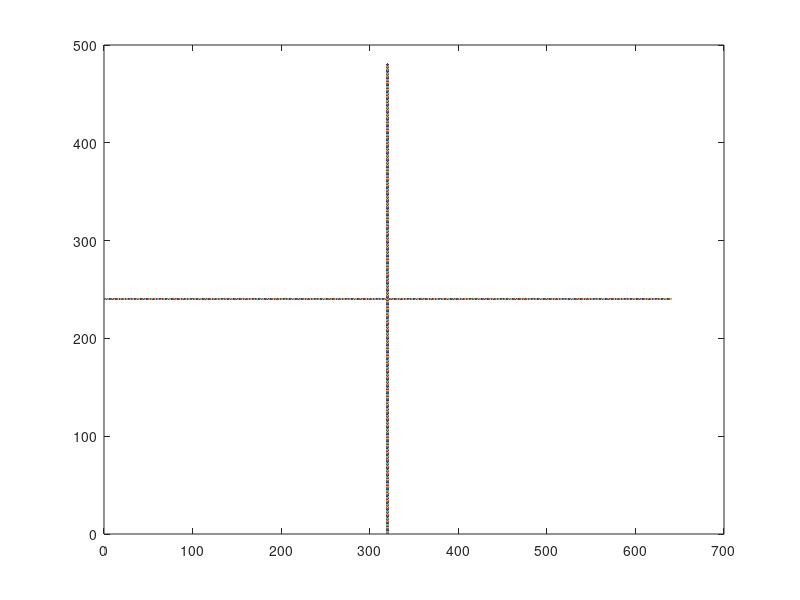

The MATLAB source for this figure:

xmax=640;
ymax=480;
x1=input('Enter starting value for x1: ');
y1=input('Enter starting value for y1: ');
x2=input('Enter ending value for x2: ');
y2=input('Enter ending value for y2: ');
for i=1:640
x=i;
y=ymax/2;
%fprintf("%d %d\n",x,y);
plot(x,y);
hold on;
end
for i=1:480
y=i;
x=xmax/2;
%fprintf("%d %d\n",x,y);
plot(x,y);
hold on;
end
x=x1;
y=y1;
dx=x2-x1;
dy=y2-y1;
%fprintf("%d %d\n",x,y);
%fprintf("%d %d\n",dx,dy);
if(abs(dx)>abs(dy))
    s=abs(dx);
else
s=abs(dy);
end
%fprintf("%d",s);
xinc=dx/s;
yinc=dy/s;
%fprintf("%d %d",xinc,yinc);
for k=1:s
x=x+xinc;
y=y+yinc;
fprintf("%d %d",320+x,240+y);
plot(x,y,"ok");
hold on;
end
